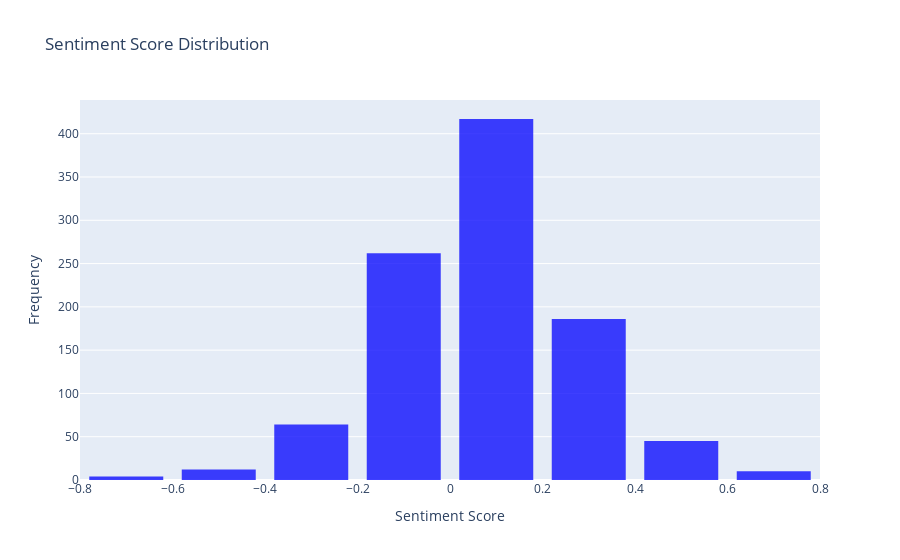

The code cell stored with this chart in its notebook:
### Code cell
import plotly.graph_objects as go

# Create a histogram trace
histogram = go.Histogram(
    x=df['sentiment_score'],
    nbinsx=10,
    marker=dict(color='blue'),
    opacity=0.75
)

# Create a layout
layout = go.Layout(
    title='Sentiment Score Distribution',
    xaxis=dict(title='Sentiment Score'),
    yaxis=dict(title='Frequency'),
    bargap=0.2
)

# Create the figure
fig = go.Figure(data=[histogram], layout=layout)

# Show the figure
fig.show()

### Figure 1 — Plotly figure (JSON) as saved in the notebook; plotly's stock layout.template omitted (floating-point values rounded to 4 significant figures; data arrays with more than 128 entries replaced by an {"elided": "..."} marker saying what was removed)
{"data": [{"marker": {"color": "blue"}, "nbinsx": 10, "opacity": 0.75, "type": "histogram", "x": {"elided": "1000 float values"}}], "layout": {"bargap": 0.2, "title": {"text": "Sentiment Score Distribution"}, "xaxis": {"title": {"text": "Sentiment Score"}}, "yaxis": {"title": {"text": "Frequency"}}}}
